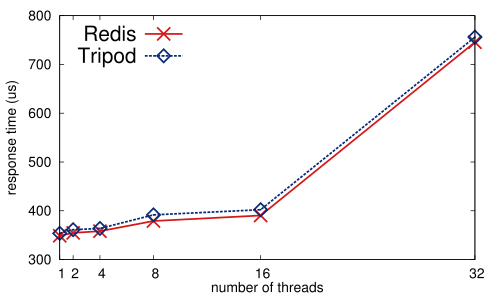

The script that drew this image:
set terminal postscript eps enhanced "NimbusSanL-Regu, 20" fontfile "/usr/share/fonts/type1/texlive-fonts-recommended/uhvr8a.pfb"

##set multiplot layout 3,3
## LABEL ##
##set ylabel "throughput"
## font ",16" offset 2,0
##set xlabel "number of threads"
## font ",16"

set style line 1 lt 1 lw 5 pt 2 ps 3 lc rgb "#d61818"
set style line 2 lt 2 lw 5 pt 12 ps 3 lc rgb "#072c76"


set size 1.0,1.0
#set multiplot

set xlabel "number of threads" offset 0,0.5
set ylabel "latency" offset 2,0
set key font ",30"
set key spacing 4

set ylabel "response time (us)" offset 1,0 font ",20"

set xrange [1:16]
#set logscale x 2
set for [i=0:5] xtics (0,2**i)
set key right center

# plot G
set key left top
set key at 3,785
set xrange [1:32]
set yrange [300:800]
set ytics 100
set origin 0.0,0.05
set size 1.0,0.85
#set title "(g) Redis"
#set label 11 center at graph 0.5,-0.18 "(g) Redis" font ",25"

plot 'latency.dat' using 1:14 with linespoints title "Redis" ls 1,'latency.dat' using 1:15 with linespoints title "Tripod" ls 2
#plot sin(x) ls 7
unset yrange
unset ytics
